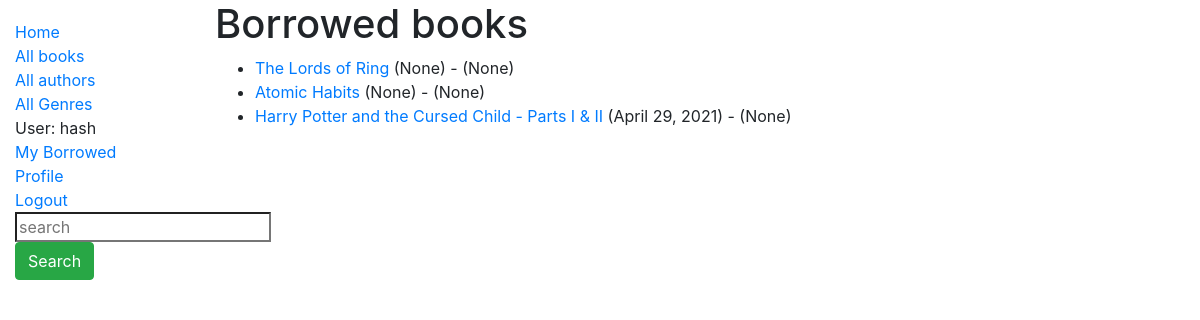
Screenshot of /catalog/borrowdbooks/ (signed in) with the database file from the repository.
### catalog/models.py (models this page shows, shortened)
class BookInstance(models.Model):
    id = models.UUIDField(primary_key=True, default=uuid.uuid4, help_text='Unique ID for this particular book across whole library')
    book = models.ForeignKey('Book', on_delete=models.RESTRICT, null=True)
    imprint = models.CharField(max_length=200)
    due_back = models.DateField(null=True, blank=True)
    borrower = models.ForeignKey(User, on_delete=models.SET_NULL, null=True, blank=True)
    LOAN_STATUS = (
        ('m', 'Maintenance'),
        ('o', 'On loan'),
        ('a', 'Available'),
        ('r', 'Reserved'),
    )
    status = models.CharField(
        max_length=1,
        choices=LOAN_STATUS,
        blank=True,
        default='m',
        help_text='Book availability',
    )
    class Meta:
        ordering = ['due_back']
        permissions = (("can_mark_returned", "Set book as returned"),)
    @property
    def is_overdue(self):
        if self.due_back and date.today() > self.due_back:
            return True
        return False

class Book(models.Model):
    title = models.CharField(max_length=200)
    author = models.ForeignKey('Author', on_delete=models.SET_NULL, null=True)
    summary = models.TextField(max_length=1000, help_text='Enter a brief description of the book')
    isbn = models.CharField('ISBN', max_length=13, unique=True,
                             help_text='13 Character <a href="https://www.isbn-international.org/content/what-isbn">ISBN number</a>')
    genre = models.ManyToManyField(Genre, help_text='Select a genre for this book')
    def display_genre(self):
        """Create a string for the Genre. This is required to display genre in Admin."""
        return ', '.join(genre.name for genre in self.genre.all()[:3])
    display_genre.short_description = 'Genre'

### catalog/views.py (the view, shortened to what this page needs)
# urls.py: path('borrowdbooks/', views.LoanedBooksStaffListView.as_view(), name='borrowed'),
class LoanedBooksStaffListView(LoginRequiredMixin,generic.ListView):
    model = BookInstance
    template_name ='catalog/bookinstance_list_borrowed_staff.html'
    paginate_by = 10

### catalog/templates/catalog/bookinstance_list_borrowed_staff.html
{% extends "base_generic.html" %}
{% block content %}
    <h1>Borrowed books</h1>
    {% if bookinstance_list %}
    <ul>
      {% for bookinst in bookinstance_list %}
      <li class="{% if bookinst.is_overdue %}text-danger{% endif %}">
        <a href="{% url 'book-detail' bookinst.book.pk %}">{{bookinst.book.title}}</a> ({{ bookinst.due_back }}) - ({{ bookinst.borrower }})
      </li>
      {% endfor %}
    </ul>
    {% else %}
      <p>There are no books borrowed.</p>
    {% endif %}
{% endblock %}

### catalog/templates/base_generic.html (shortened to what this page needs)
<!DOCTYPE html>
<html lang="en">
<head>
  <link rel="stylesheet" href="https://cdn.jsdelivr.net/npm/bootstrap@4.5.3/dist/css/bootstrap.min.css">
  {% load static %}
  <link rel="stylesheet" href="{% static 'css/styles.css' %}">
</head>
<body>
  <div class="container-fluid">
    <div class="row">
      <div class="col-sm-2">
      {% block sidebar %}
        <ul class="sidebar-nav">
          <li><a href="{% url 'index' %}">Home</a></li>
          {% if user.is_authenticated %}
          <li><a href="{% url 'books'%}">All books</a></li>
          <li><a href="{% url 'authors'%}">All authors</a></li>
          <li><a href="{% url 'genres'%}">All Genres</a></li>
          <li>User: {{ user.get_username }}</li>
          <li><a href="{% url 'my-borrowed' %}">My Borrowed</a></li>
          <li><a href="{% url 'profile'%}?next={{request.path}}">Profile</a></li>
          <li><a href="{% url 'logout'%}?next={{request.path}}">Logout</a></li>
          <li>
          <form method=POST action="{% url 'search' %}">
            <input type="search" placeholder="search" aria-label="Search" name="search" id="search">
            <button type="submit" class="btn btn-success">Search</button>
          </form>
          </li>
          {% else %}
          <li><a href="{% url 'login'%}?next={{request.path}}">Login</a></li>
          <li><a href="{% url 'add-user'%}?next={{request.path}}">Register</a></li>
          {% endif %}
        </ul>
     {% endblock %}
      </div>
      <div class="col-sm-10 ">{% block content %}{% endblock %}
      </div>
    </div>
  </div>
</body>
</html>

### catalog/static/css/styles.css (style rules this page uses)
.sidebar-nav { margin-top: 20px; padding: 0; list-style: none; }

### rows the page displays
BookInstance: book "The Lords of Ring", due_back "None", borrower "None"
BookInstance: book "Atomic Habits", due_back "None", borrower "None"
BookInstance: book "Harry Potter and the Cursed Child - Parts I & II", due_back "April 29, 2021", borrower "None"

### other values shown
{{ user.get_username }} "hash"
